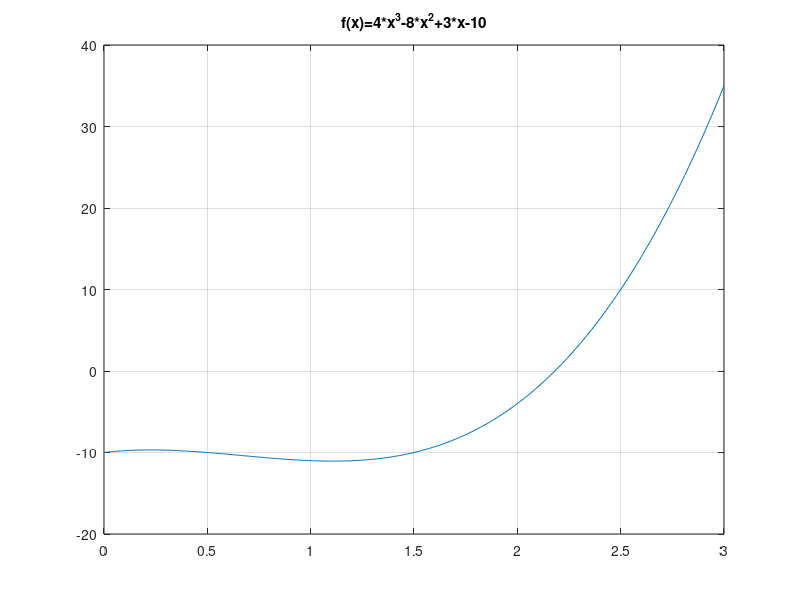

Source code (MATLAB): (Note: this script raises an error after producing the figure.)
clear all;clc;
f=@(x)4*x.^3-8*x.^2+3*x-10;
x=0:0.01:3;
plot(x,f(x))
title('f(x)=4*x^3-8*x^2+3*x-10');
grid on;
fdot=@(x)12*x.^2-16*x+3;
TOL=0.5e-8;
x0=2.5;
xc1=NewtonRoot(f,fdot,x0,TOL,20);
xc2=roots([4 -8 3 -10]);
fprintf('The root found by using Newton''s Method is xc=%9.8f\n',xc1);
disp('The root found by using roots function is');
disp(['xc=' mat2str(xc2)]);



